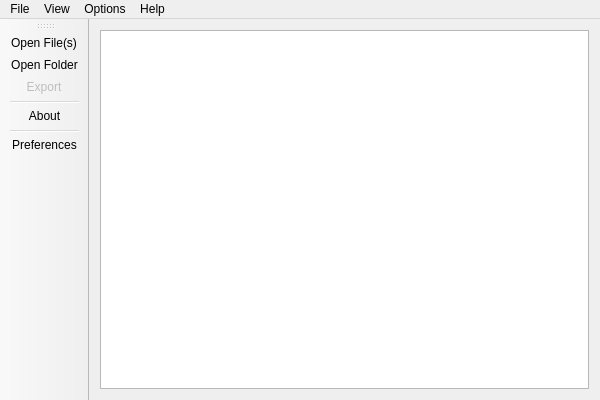
<?xml version="1.0" encoding="UTF-8"?>
<ui version="4.0">
 <class>MainWindow</class>
 <widget class="QMainWindow" name="MainWindow">
  <property name="geometry">
   <rect>
    <x>0</x>
    <y>0</y>
    <width>600</width>
    <height>400</height>
   </rect>
  </property>
  <property name="acceptDrops">
   <bool>true</bool>
  </property>
  <property name="windowTitle">
   <string/>
  </property>
  <property name="windowIcon">
   <iconset resource="../../Resource/Resources.qrc">
    <normaloff>:/icon/icon.png</normaloff>:/icon/icon.png</iconset>
  </property>
  <widget class="QWidget" name="centralWidget">
   <layout class="QHBoxLayout">
    <property name="spacing">
     <number>6</number>
    </property>
    <property name="leftMargin">
     <number>11</number>
    </property>
    <property name="topMargin">
     <number>11</number>
    </property>
    <property name="rightMargin">
     <number>11</number>
    </property>
    <property name="bottomMargin">
     <number>11</number>
    </property>
    <item>
     <widget class="QTextBrowser" name="textBrowser"/>
    </item>
   </layout>
  </widget>
  <widget class="QMenuBar" name="menuBar">
   <property name="enabled">
    <bool>true</bool>
   </property>
   <property name="geometry">
    <rect>
     <x>0</x>
     <y>0</y>
     <width>600</width>
     <height>22</height>
    </rect>
   </property>
   <widget class="QMenu" name="menuView">
    <property name="title">
     <string>View</string>
    </property>
   </widget>
   <widget class="QMenu" name="menuHelp">
    <property name="title">
     <string>Help</string>
    </property>
    <addaction name="actionAbout"/>
    <addaction name="actionKnown_formats"/>
    <addaction name="actionKnown_codecs"/>
    <addaction name="actionKnown_parameters"/>
   </widget>
   <widget class="QMenu" name="menuOptions">
    <property name="title">
     <string>Options</string>
    </property>
    <addaction name="actionPreferences"/>
    <addaction name="actionReset_field_sizes"/>
    <addaction name="actionAdapt_columns_to_content"/>
    <addaction name="actionAdvanced_Mode"/>
    <addaction name="actionFull_Parse"/>
   </widget>
   <widget class="QMenu" name="menuFile">
    <property name="title">
     <string>File</string>
    </property>
    <addaction name="actionOpen"/>
    <addaction name="actionOpen_Folder"/>
    <addaction name="actionExport"/>
    <addaction name="actionClose_All"/>
    <addaction name="actionQuit"/>
   </widget>
   <addaction name="menuFile"/>
   <addaction name="menuView"/>
   <addaction name="menuOptions"/>
   <addaction name="menuHelp"/>
  </widget>
  <widget class="QToolBar" name="toolBar">
   <property name="enabled">
    <bool>true</bool>
   </property>
   <property name="windowTitle">
    <string>toolBar</string>
   </property>
   <property name="orientation">
    <enum>Qt::Vertical</enum>
   </property>
   <property name="iconSize">
    <size>
     <width>32</width>
     <height>32</height>
    </size>
   </property>
   <attribute name="toolBarArea">
    <enum>LeftToolBarArea</enum>
   </attribute>
   <attribute name="toolBarBreak">
    <bool>false</bool>
   </attribute>
   <addaction name="actionOpen"/>
   <addaction name="actionOpen_Folder"/>
   <addaction name="actionExport"/>
   <addaction name="separator"/>
   <addaction name="actionAbout"/>
   <addaction name="separator"/>
   <addaction name="actionPreferences"/>
  </widget>
  <action name="actionOpen">
   <property name="icon">
    <iconset resource="../../Resource/Resources.qrc">
     <normaloff>:/icon/openfile.svg</normaloff>:/icon/openfile.svg</iconset>
   </property>
   <property name="text">
    <string>Open File(s)</string>
   </property>
   <property name="shortcut">
    <string>Ctrl+O</string>
   </property>
  </action>
  <action name="actionAbout">
   <property name="icon">
    <iconset resource="../../Resource/Resources.qrc">
     <normaloff>:/icon/about.svg</normaloff>:/icon/about.svg</iconset>
   </property>
   <property name="text">
    <string>About</string>
   </property>
   <property name="shortcut">
    <string>F1</string>
   </property>
  </action>
  <action name="actionOpen_Folder">
   <property name="icon">
    <iconset resource="../../Resource/Resources.qrc">
     <normaloff>:/icon/opendir.svg</normaloff>:/icon/opendir.svg</iconset>
   </property>
   <property name="text">
    <string>Open Folder</string>
   </property>
  </action>
  <action name="actionQuit">
   <property name="text">
    <string>Quit</string>
   </property>
   <property name="shortcut">
    <string>Ctrl+Q</string>
   </property>
  </action>
  <action name="actionKnown_formats">
   <property name="text">
    <string>Known formats</string>
   </property>
  </action>
  <action name="actionKnown_codecs">
   <property name="text">
    <string>Known codecs</string>
   </property>
  </action>
  <action name="actionKnown_parameters">
   <property name="text">
    <string>Known parameters</string>
   </property>
  </action>
  <action name="actionEnglish">
   <property name="text">
    <string>English</string>
   </property>
  </action>
  <action name="actionFran_ais">
   <property name="text">
    <string>Français</string>
   </property>
  </action>
  <action name="actionPreferences">
   <property name="icon">
    <iconset resource="../../Resource/Resources.qrc">
     <normaloff>:/icon/prefs.svg</normaloff>:/icon/prefs.svg</iconset>
   </property>
   <property name="text">
    <string>Preferences</string>
   </property>
   <property name="shortcut">
    <string>Ctrl+P</string>
   </property>
  </action>
  <action name="actionExport">
   <property name="enabled">
    <bool>false</bool>
   </property>
   <property name="icon">
    <iconset resource="../../Resource/Resources.qrc">
     <normaloff>:/icon/export.svg</normaloff>:/icon/export.svg</iconset>
   </property>
   <property name="text">
    <string>Export</string>
   </property>
   <property name="toolTip">
    <string>Export in a customized format</string>
   </property>
  </action>
  <action name="actionAdvanced_Mode">
   <property name="checkable">
    <bool>true</bool>
   </property>
   <property name="text">
    <string>Advanced Mode</string>
   </property>
  </action>
  <action name="actionFull_Parse">
   <property name="checkable">
    <bool>true</bool>
   </property>
   <property name="text">
    <string>Full parse</string>
   </property>
  </action>
  <action name="actionReset_field_sizes">
   <property name="text">
    <string>reset columns sizes</string>
   </property>
  </action>
  <action name="actionAdapt_columns_to_content">
   <property name="text">
    <string>adapt columns to content</string>
   </property>
  </action>
  <action name="actionClose_All">
   <property name="text">
    <string>Close All</string>
   </property>
   <property name="shortcut">
    <string>Ctrl+Shift+W</string>
   </property>
  </action>
 </widget>
 <layoutdefault spacing="6" margin="11"/>
 <resources>
  <include location="../../Resource/Resources.qrc"/>
 </resources>
 <connections/>
</ui>
